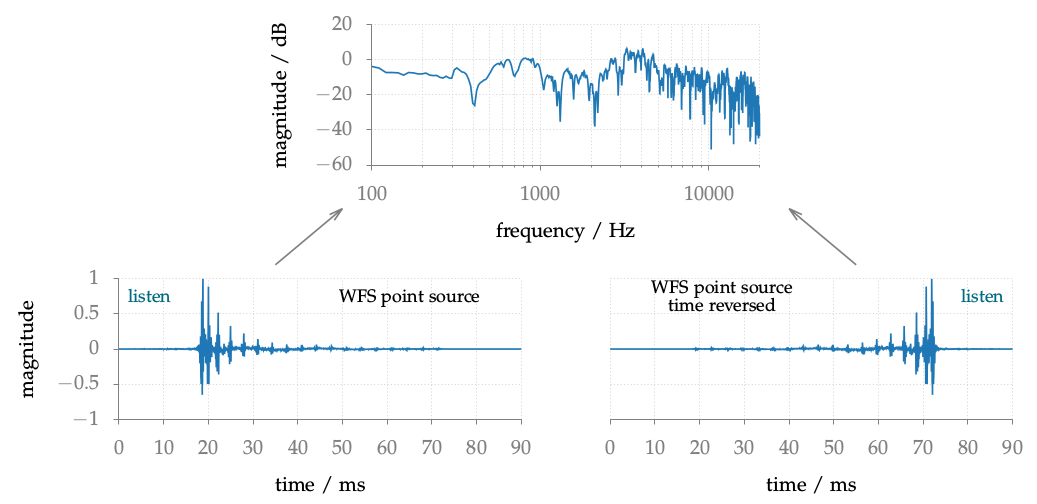

Recreate this plot in gnuplot.
#!/usr/bin/gnuplot
#
# FIGURE 5.12: Impulse response and amplitude spectrum of a point source
# synthesized by WFS (2.64). Beside the impulse response its time reversed
# version is shown. Both impulse responses were convolved with a speech signal
# which can be downloaded via the listen links. Parameters: x_s = (0, 1, 0) m,
# x_ref = (4, -4, 0) m, linear secondary source distribution with a length of 20
# m and 34 sources.
#
# AUTHOR:   Hagen Wierstorf
# SOFTWARE: gnuplot 5.0 patchlevel 3

reset
set loadpath '../../gnuplot' 'data'

load 'latex.cfg'
load 'border.cfg'
load 'grid.cfg'
set grid xtics ytics mxtics
load 'paired.pal'

set terminal epslatex size 16cm,8cm color colortext @small
set output 'fig5_12.tex'

unset key 

#set xrange [100:20000]
#set yrange [-10:15]

set multiplot
set size 0.469,0.5
# 1
set origin 0.308,0.5
set lmargin 3
set rmargin 3
load 'xyborder.cfg'
set logscale x
set xrange [100:20000]
set ytics 20
set xlabel 'frequency / Hz'
set ylabel 'magnitude / dB'
plot 'wfs_point_source_spectrum.txt' u 1:2 w l ls 2 lw 3
# 2
set lmargin 2
set rmargin 3
set origin 0.073,0
set arrow 1 from 35,1.2 to 50,2 ls 101 lw 3
set label 1 '\href{\GITHUB/fig5_12/data/wfs_point_source.wav}{\color{link}\ft listen}' at 2,0.75 left front
set label 2 '\ft WFS point source' at 65,0.75 center front
load 'xyborder.cfg'
unset logscale x
set xrange [0:90]
set ytics 0.5
set xlabel 'time / ms'
set ylabel 'magnitude'
set ylabel offset 1,0
plot 'wfs_point_source.txt' u ($0/44.1):1 w l ls 2 lw 3
# 3
set lmargin 3
set rmargin 2
set origin 0.543,0
set arrow 1 from 55,1.2 to 40,2 ls 101 lw 3
set label 1 '\href{\GITHUB/fig5_12/data/wfs_point_source_time_reversed.wav}{\color{link}\ft listen}' at 88,0.75 right front 
set label 2 '\ft WFS point source' at 25,0.88 center front
set label 3 '\ft time reversed' at 25,0.62 center front
load 'xborder.cfg'
plot 'wfs_point_source_time_reversed.txt' u ($0/44.1):1 w l ls 2 lw 3
unset multiplot

call 'plot.plt' 'fig5_12'
